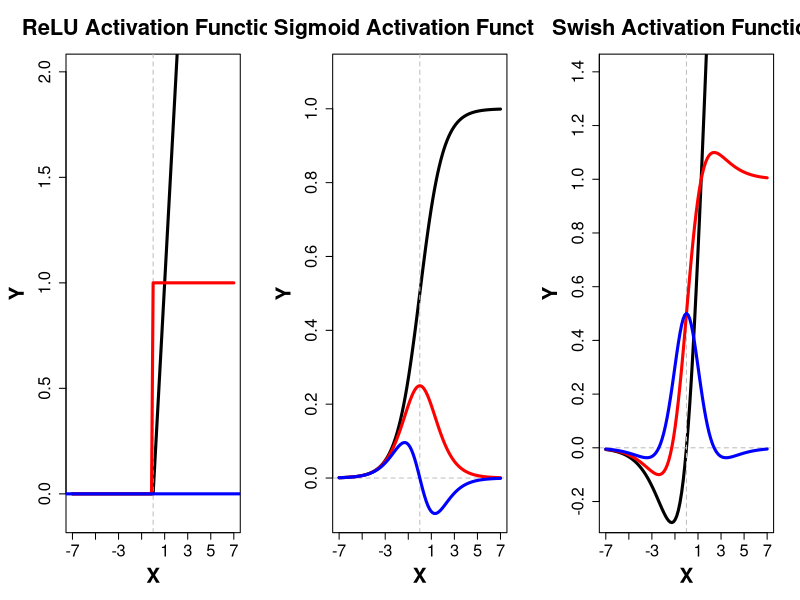
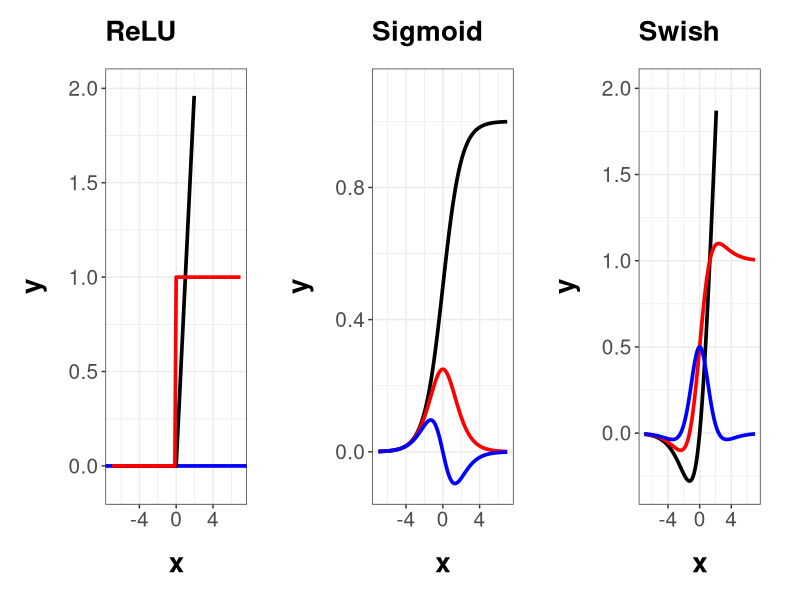

Write the R code that produced these figures, in order.
# R Code by Lloyd A. Courtenay. Last Updated 10/02/2021
# R Code for plotting ReLU, Sigmoid and Swish activation functions alongside their derivatives

# Necessary libraries -----------------------------

library(ggplot2)
library(gridExtra)

#

# Activation Functions and their Derivatives ------------------------------

# ReLU

relu <- function(x) {max(0, x)}
relu_g <- Vectorize(relu)
relu_d1<-function(x) {if(x < 0) {0} else {1}}
relu_d1_g <- Vectorize(relu_d1)

# Sigmoid

sigmoid <- function(x) (1/(1+exp(-x)))
sigmoid_g <- Vectorize(sigmoid)
sigmoid_d1 <- function(x) {}
sigmoid_d2<-function(x) {}
body(sigmoid_d1) <- D(body(sigmoid), "x")
body(sigmoid_d2) <- D(body(sigmoid_d1), "x")

# Swish

swish <- function(x) (x * (1/(1+exp(-x))))
swish_d1 <- function(x) {}
swish_d2<-function(x) {}
body(swish_d1) <- D(body(swish), "x")
body(swish_d2) <- D(body(swish_d1), "x")

#

# Print Derivative Formulae ------------------------------

# ReLU
print(relu_d1)
# Second Derivative = 0

# Sigmoid
print(sigmoid_d1)
print(sigmoid_d2)

# Swish
print(swish_d1)
print(swish_d2)

#

# Base R Plot ------------------------------

par(mfrow = c(1,3), mar = c(5.1, 5, 4.1, 2.))

curve(relu_g(x),
      xlim = c(-7,7), ylim = c(-0.1,2), # asp = 1,
      lwd = 3, xlab = "", ylab = "", main = "ReLU Activation Function",
      cex.main=2, xaxt="none", yaxt="none"
); abline(h = 0,
          lty = 2,
          col = "grey"); abline(v = 0,
                                lty = 2,
                                col = "grey")
mtext(side = 1, line = 3, "X", cex = 1.25, font = 2); mtext(side = 2, line = 3, "Y", cex = 1.25, font = 2)
axis(1, seq(-7, 7, 2), font = 1, cex.axis = 1.5); axis(2, seq(0, 2, 0.5), font = 1, cex.axis = 1.5)
curve(relu_d1_g(x), lwd = 3, col = "red", add = TRUE)
abline(h = 0, lwd = 3, col = "blue") # ReLU_d2

curve(sigmoid(x),
      xlim = c(-7,7), ylim = c(-0.1,1.1), # asp = 1,
      lwd = 3, xlab = "", ylab = "", main = "Sigmoid Activation Function",
      cex.main=2, xaxt="none", yaxt="none"
); abline(h = 0, lty = 2, col = "grey"); abline(v = 0, lty = 2, col = "grey")
mtext(side = 1, line = 3, "X", cex = 1.25, font = 2); mtext(side = 2, line = 3, "Y", cex = 1.25, font = 2)
axis(1, seq(-7, 7, 2), font = 1, cex.axis = 1.5); axis(2, seq(0, 1, 0.2), font = 1, cex.axis = 1.5)
plot(function(x){sigmoid_d1(x)}, from = -7, to = 7,
     lwd = 3, col = "red", add = TRUE)
plot(function(x){sigmoid_d2(x)}, from = -7, to = 7,
     lwd = 3, col = "blue", add = TRUE)

curve(swish(x),
      xlim = c(-7,7), ylim = c(-0.25,1.4), # asp = 1,
      lwd = 3, xlab = "", ylab = "", main = "Swish Activation Function",
      cex.main=2, xaxt="none", yaxt="none"
); abline(h = 0, lty = 2, col = "grey"); abline(v = 0, lty = 2, col = "grey")
mtext(side = 1, line = 3, "X", cex = 1.25, font = 2); mtext(side = 2, line = 3, "Y", cex = 1.25, font = 2)
axis(1, seq(-7, 7, 2), font = 1, cex.axis = 1.5); axis(2, seq(-0.2, 4, 0.2), font = 1, cex.axis = 1.5)
plot(function(x){swish_d1(x)}, from = -7, to = 7,
     lwd = 3, col = "red", add = TRUE)
plot(function(x){swish_d2(x)}, from = -7, to = 7,
     lwd = 3, col = "blue", add = TRUE)

par(mfrow = c(1,1), mar = c(5.1, 4.1, 4.1, 2.1))

#

# Alternative GGPlot Option ------------------------------

plot_line_width = 1.25; plot_margin_values = c(0,0.5,0,0); plot_theme<-theme_bw() +
  theme(axis.title = element_text(face = "bold", size = 20),
        axis.text = element_text(size = 15),
        axis.title.x = element_text(margin = margin(t = 15, b = 15)),
        axis.title.y = element_text(margin = margin(l = 15, r = 15)),
        plot.title = element_text(margin = margin(t = 15, b = 15),
                                  size = 20, face = "bold"),
        plot.margin = unit(plot_margin_values, "cm")); relu_plot<-ggplot(data = data.frame(x = 0),
                                                                         mapping = aes(x = x)) +
  geom_hline(yintercept = 0, size = plot_line_width, color = "blue") +
  stat_function(fun = relu_g, size = plot_line_width) +
  stat_function(fun = relu_d1_g, size = plot_line_width, color = "red") +
  xlim(-7, 7) +
  ylim(-0.1, 2) +
  ggtitle("ReLU") +
  plot_theme; sigmoid_plot<-ggplot(data = data.frame(x = 0), mapping = aes(x = x)) +
  stat_function(fun = sigmoid_g, size = plot_line_width) +
  stat_function(fun = sigmoid_d1, size = plot_line_width, color = "red") +
  stat_function(fun = sigmoid_d2, size = plot_line_width, color = "blue") +
  xlim(-7, 7) +
  ylim(-0.1, 1.1) +
  ggtitle("Sigmoid") +
  plot_theme; swish_plot<-ggplot(data = data.frame(x = 0), mapping = aes(x = x)) +
  stat_function(fun = swish, size = plot_line_width) +
  stat_function(fun = swish_d1, size = plot_line_width, color = "red") +
  stat_function(fun = swish_d2, size = plot_line_width, color = "blue") +
  xlim(-7, 7) +
  ylim(-0.3, 2) +
  ggtitle("Swish") +
  theme_bw() +
  theme(axis.title = element_text(face = "bold", size = 20),
        axis.text = element_text(size = 15),
        axis.title.x = element_text(margin = margin(t = 15, b = 15)),
        axis.title.y = element_text(margin = margin(l = 15, r = 15)),
        plot.title = element_text(margin = margin(t = 15, b = 15),
                                  size = 20, face = "bold"),
        plot.margin = unit(c(0,1,0,0), "cm")); grid.arrange(relu_plot, sigmoid_plot, swish_plot, ncol = 3)

#
